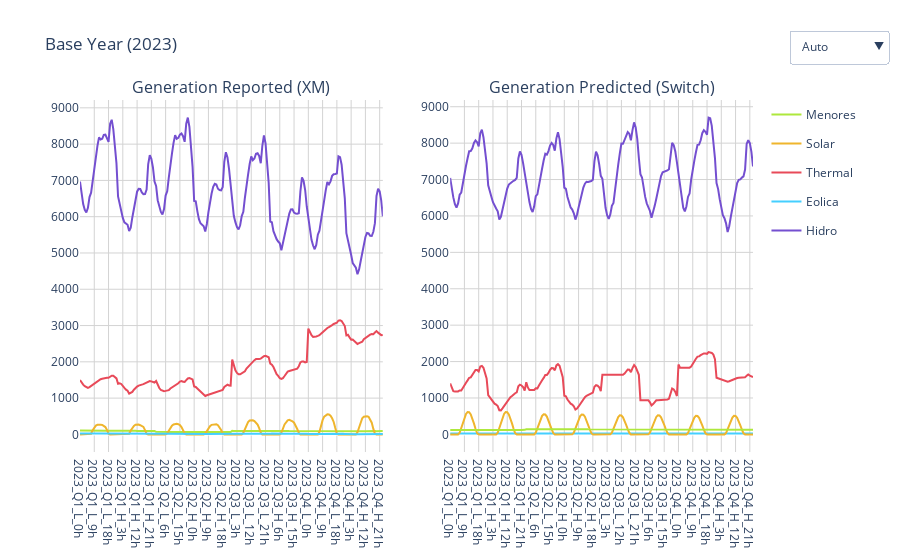

This figure's notebook cell:
### Markdown cell above
### 3.4.5 Dispatch by Technology Switch x XM

### Code cell
# Take both Sets
gen_res = gen_res[['timestamp', 'Tech', 'DispatchGen_MW', ]]
gen_disp = gen_disp[['timestamp', 'Tech', 'DispatchGen_MW']].iloc[0:960]

# Define colors by Technology
tech_colors = {'Eolica': '#45CFFF',
               'Thermal': '#E84A59',
               'Solar': '#EFB52D',
               'Hidro': '#744FD0',
               'Menores': '#AEE83C'}

# Crete individual plots
fig1 = px.line(
    gen_res, x='timestamp', y='DispatchGen_MW', 
    color='Tech', title='Generation Reported (XM)',
    color_discrete_map=tech_colors)
fig2 = px.line(
    gen_disp, x='timestamp', y='DispatchGen_MW', 
    color='Tech', title='Generation Predicted (Switch)',
    color_discrete_map=tech_colors)

# Create subplots
fig = make_subplots(rows=1, cols=2, subplot_titles=("Generation Reported (XM)", "Generation Predicted (Switch)"))
# Add figures to subplots
for trace in fig1['data']:
    fig.add_trace(trace, row=1, col=1)
for trace in fig2['data']:
    fig.add_trace(trace, row=1, col=2)

# Only show one legend
names = set()
for trace in fig['data']:
    if (trace.name in names): trace.showlegend = False
    else: names.add(trace.name)

# Add buttons to change y-range
fig.update_layout(
    title='Base Year (2023)',
    updatemenus=[
        go.layout.Updatemenu(
            buttons=list([
                dict(
                    args=[{"yaxis.autorange": True, "yaxis2.autorange": True}],
                    label="Auto",
                    method="relayout"
                ),
                dict(
                    args=[{"yaxis.range": [0, 700], "yaxis2.range": [0, 7000]}],
                    label="700k Fixed",
                    method="relayout"
                )]),
            direction="down",
            x=1.2, # Adjust horizontal position
            xanchor="right",
            y=1.2  # Adjust vertical position
        )],
    plot_bgcolor='white',
    xaxis=dict(showgrid=True, gridcolor='lightgray'),
    yaxis=dict(showgrid=True, gridcolor='lightgray'),
    xaxis2=dict(showgrid=True, gridcolor='lightgray'),
    yaxis2=dict(showgrid=True, gridcolor='lightgray'))
fig.show()

### Figure 1 — Plotly figure (JSON) as saved in the notebook; plotly's stock layout.template omitted (floating-point values rounded to 4 significant figures; data arrays with more than 128 entries replaced by an {"elided": "..."} marker saying what was removed)
{"data": [{"hovertemplate": "Tech=Menores<br>timestamp=%{x}<br>DispatchGen_MW=%{y}<extra></extra>", "legendgroup": "Menores", "line": {"color": "#AEE83C", "dash": "solid"}, "marker": {"symbol": "circle"}, "mode": "lines", "name": "Menores", "orientation": "v", "showlegend": true, "type": "scatter", "x": {"elided": "192 str values"}, "xaxis": "x", "y": {"elided": "192 float values"}, "yaxis": "y"}, {"hovertemplate": "Tech=Solar<br>timestamp=%{x}<br>DispatchGen_MW=%{y}<extra></extra>", "legendgroup": "Solar", "line": {"color": "#EFB52D", "dash": "solid"}, "marker": {"symbol": "circle"}, "mode": "lines", "name": "Solar", "orientation": "v", "showlegend": true, "type": "scatter", "x": {"elided": "192 str values"}, "xaxis": "x", "y": {"elided": "192 float values"}, "yaxis": "y"}, {"hovertemplate": "Tech=Thermal<br>timestamp=%{x}<br>DispatchGen_MW=%{y}<extra></extra>", "legendgroup": "Thermal", "line": {"color": "#E84A59", "dash": "solid"}, "marker": {"symbol": "circle"}, "mode": "lines", "name": "Thermal", "orientation": "v", "showlegend": true, "type": "scatter", "x": {"elided": "192 str values"}, "xaxis": "x", "y": {"elided": "192 float values"}, "yaxis": "y"}, {"hovertemplate": "Tech=Eolica<br>timestamp=%{x}<br>DispatchGen_MW=%{y}<extra></extra>", "legendgroup": "Eolica", "line": {"color": "#45CFFF", "dash": "solid"}, "marker": {"symbol": "circle"}, "mode": "lines", "name": "Eolica", "orientation": "v", "showlegend": true, "type": "scatter", "x": {"elided": "192 str values"}, "xaxis": "x", "y": {"elided": "192 float values"}, "yaxis": "y"}, {"hovertemplate": "Tech=Hidro<br>timestamp=%{x}<br>DispatchGen_MW=%{y}<extra></extra>", "legendgroup": "Hidro", "line": {"color": "#744FD0", "dash": "solid"}, "marker": {"symbol": "circle"}, "mode": "lines", "name": "Hidro", "orientation": "v", "showlegend": true, "type": "scatter", "x": {"elided": "192 str values"}, "xaxis": "x", "y": {"elided": "192 float values"}, "yaxis": "y"}, {"hovertemplate": "Tech=Eolica<br>timestamp=%{x}<br>DispatchGen_MW=%{y}<extra></extra>", "legendgroup": "Eolica", "line": {"color": "#45CFFF", "dash": "solid"}, "marker": {"symbol": "circle"}, "mode": "lines", "name": "Eolica", "orientation": "v", "showlegend": false, "type": "scatter", "x": {"elided": "192 str values"}, "xaxis": "x2", "y": {"elided": "192 float values"}, "yaxis": "y2"}, {"hovertemplate": "Tech=Hidro<br>timestamp=%{x}<br>DispatchGen_MW=%{y}<extra></extra>", "legendgroup": "Hidro", "line": {"color": "#744FD0", "dash": "solid"}, "marker": {"symbol": "circle"}, "mode": "lines", "name": "Hidro", "orientation": "v", "showlegend": false, "type": "scatter", "x": {"elided": "192 str values"}, "xaxis": "x2", "y": {"elided": "192 float values"}, "yaxis": "y2"}, {"hovertemplate": "Tech=Solar<br>timestamp=%{x}<br>DispatchGen_MW=%{y}<extra></extra>", "legendgroup": "Solar", "line": {"color": "#EFB52D", "dash": "solid"}, "marker": {"symbol": "circle"}, "mode": "lines", "name": "Solar", "orientation": "v", "showlegend": false, "type": "scatter", "x": {"elided": "192 str values"}, "xaxis": "x2", "y": {"elided": "192 float values"}, "yaxis": "y2"}, {"hovertemplate": "Tech=Thermal<br>timestamp=%{x}<br>DispatchGen_MW=%{y}<extra></extra>", "legendgroup": "Thermal", "line": {"color": "#E84A59", "dash": "solid"}, "marker": {"symbol": "circle"}, "mode": "lines", "name": "Thermal", "orientation": "v", "showlegend": false, "type": "scatter", "x": {"elided": "192 str values"}, "xaxis": "x2", "y": {"elided": "192 float values"}, "yaxis": "y2"}, {"hovertemplate": "Tech=Menores<br>timestamp=%{x}<br>DispatchGen_MW=%{y}<extra></extra>", "legendgroup": "Menores", "line": {"color": "#AEE83C", "dash": "solid"}, "marker": {"symbol": "circle"}, "mode": "lines", "name": "Menores", "orientation": "v", "showlegend": false, "type": "scatter", "x": {"elided": "192 str values"}, "xaxis": "x2", "y": {"elided": "192 float values"}, "yaxis": "y2"}], "layout": {"annotations": [{"font": {"size": 16}, "showarrow": false, "text": "Generation Reported (XM)", "x": 0.225, "xanchor": "center", "xref": "paper", "y": 1, "yanchor": "bottom", "yref": "paper"}, {"font": {"size": 16}, "showarrow": false, "text": "Generation Predicted (Switch)", "x": 0.775, "xanchor": "center", "xref": "paper", "y": 1, "yanchor": "bottom", "yref": "paper"}], "plot_bgcolor": "white", "title": {"text": "Base Year (2023)"}, "updatemenus": [{"buttons": [{"args": [{"yaxis.autorange": true, "yaxis2.autorange": true}], "label": "Auto", "method": "relayout"}, {"args": [{"yaxis.range": [0, 700], "yaxis2.range": [0, 7000]}], "label": "700k Fixed", "method": "relayout"}], "direction": "down", "x": 1.2, "xanchor": "right", "y": 1.2}], "xaxis": {"anchor": "y", "domain": [0, 0.45], "gridcolor": "lightgray", "showgrid": true}, "xaxis2": {"anchor": "y2", "domain": [0.55, 1], "gridcolor": "lightgray", "showgrid": true}, "yaxis": {"anchor": "x", "domain": [0, 1], "gridcolor": "lightgray", "showgrid": true}, "yaxis2": {"anchor": "x2", "domain": [0, 1], "gridcolor": "lightgray", "showgrid": true}}}
